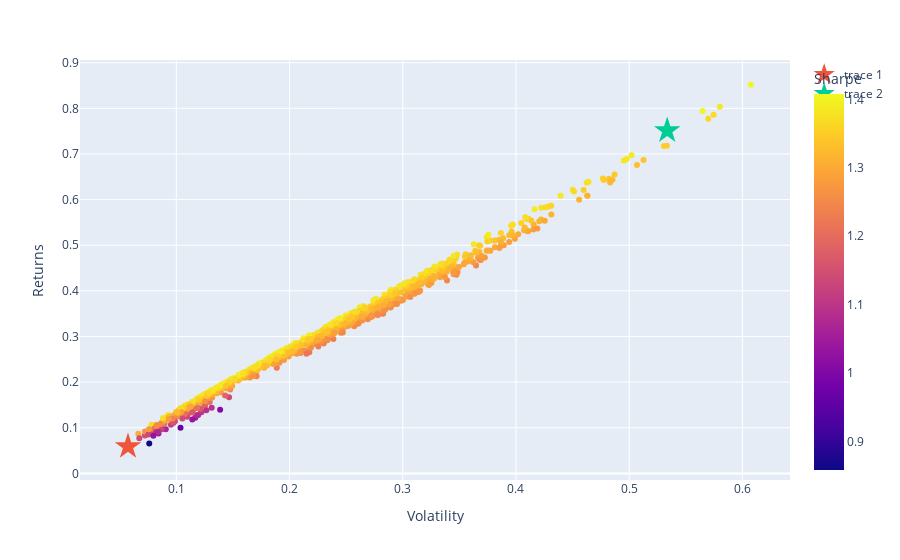

This figure's notebook cell:
### Code cell
#Plotting Optimal Portfolio & minimum volatitility
plotted = px.scatter(portfolios_v1, x="Volatility", y="Returns", color= "Sharpe")
#Plot the lowest volatility
plotted.add_trace(go.Scatter(mode = 'markers', x=min_vol_value, y=min_vol_return, marker_symbol = 'star', marker_size = 20))
#Plot the Best Sharpe
plotted.add_trace(go.Scatter(mode = 'markers', x=best_sharpe_volatility, y=best_sharpe_returns, marker_symbol = 'star', marker_size = 20))

### Figure 1 — Plotly figure (JSON) as saved in the notebook; plotly's stock layout.template omitted (floating-point values rounded to 4 significant figures; data arrays with more than 128 entries replaced by an {"elided": "..."} marker saying what was removed)
{"data": [{"hovertemplate": "Volatility=%{x}<br>Returns=%{y}<br>Sharpe=%{marker.color}<extra></extra>", "legendgroup": "", "marker": {"color": {"elided": "1000 float values"}, "coloraxis": "coloraxis", "symbol": "circle"}, "mode": "markers", "name": "", "orientation": "v", "showlegend": false, "type": "scatter", "x": {"elided": "1000 float values"}, "xaxis": "x", "y": {"elided": "1000 float values"}, "yaxis": "y"}, {"marker": {"size": 20, "symbol": "star"}, "mode": "markers", "type": "scatter", "x": [0.05731], "y": [0.05893]}, {"marker": {"size": 20, "symbol": "star"}, "mode": "markers", "type": "scatter", "x": [0.5336], "y": [0.7513]}], "layout": {"autosize": true, "coloraxis": {"colorbar": {"title": {"text": "Sharpe"}}, "colorscale": [[0, "#0d0887"], [0.1111, "#46039f"], [0.2222, "#7201a8"], [0.3333, "#9c179e"], [0.4444, "#bd3786"], [0.5556, "#d8576b"], [0.6667, "#ed7953"], [0.7778, "#fb9f3a"], [0.8889, "#fdca26"], [1, "#f0f921"]]}, "legend": {"tracegroupgap": 0}, "margin": {"t": 60}, "xaxis": {"anchor": "y", "autorange": true, "domain": [0, 1], "range": [0.02105, 0.6399], "title": {"text": "Volatility"}, "type": "linear"}, "yaxis": {"anchor": "x", "autorange": true, "domain": [0, 1], "range": [-0.04357, 0.916], "title": {"text": "Returns"}, "type": "linear"}}}
